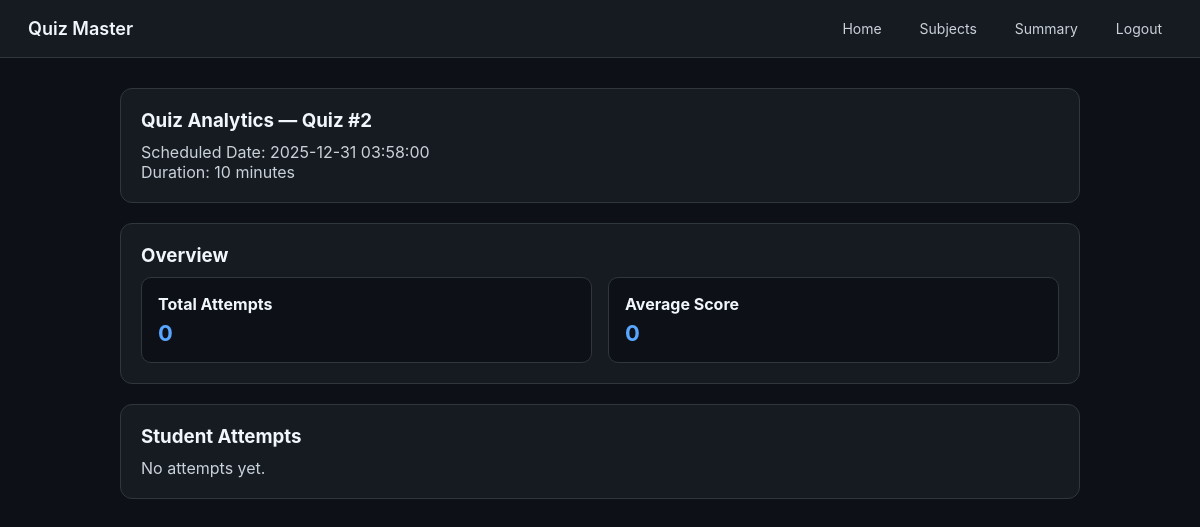
The page /teacher/quizzes/2/analytics (signed in) on the database its author committed.
### controller/models.py (models this page shows)
class Quiz(db.Model):
    __tablename__ = "quiz"
    quiz_id = db.Column(db.Integer, primary_key=True)
    chapter_id = db.Column(
        db.Integer,
        db.ForeignKey("chapter.chapter_id"),
        nullable=False
    )
    scheduled_date = db.Column(db.DateTime, nullable=False)
    duration = db.Column(db.Integer, nullable=False)  # minutes
    status = db.Column(db.String(20), default="active")
    questions = db.relationship(
        "Question",
        backref="quiz",
        cascade="all, delete-orphan"
    )
    attempts = db.relationship(
        "QuizAttempt",
        backref="quiz",
        cascade="all, delete-orphan"
    )

### main.py (the view)
@app.route("/teacher/quizzes/<int:quiz_id>/analytics")
@login_required
@role_required("teacher")
def quiz_analytics(quiz_id):
    quiz = Quiz.query.get_or_404(quiz_id)
    attempts = (
        QuizAttempt.query
        .filter_by(quiz_id=quiz_id, submitted=True)
        .all()
    )
    total = len(attempts)
    average = round(
        sum(a.score for a in attempts) / total, 2
    ) if total > 0 else 0
    return render_template(
        "teacher/quiz_analytics.html",
        quiz=quiz,
        attempts=attempts,
        total_attempts=total,
        average_score=average
    )

### main.py (called while the page is built)
def login_required(f):
    @wraps(f)
    def wrapper(*args, **kwargs):
        if "user_id" not in session:
            flash("Please login first")
            return redirect(url_for("login"))
        return f(*args, **kwargs)
    return wrapper

def role_required(required_role):
    def decorator(f):
        @wraps(f)
        def wrapper(*args, **kwargs):
            if session.get("role") != required_role:
                flash("Unauthorized access")
                return redirect(url_for("login"))
            return f(*args, **kwargs)
        return wrapper
    return decorator

### templates/TEACHER/quiz_analytics.html (shortened to what this page needs)
<!DOCTYPE html>
<html lang="en">
<head>
</head>
<body>
<nav class="navbar">
    <div class="brand">Quiz Master</div>
    <div class="nav-links">
        <a class="nav-link" href="{{ url_for('teacher_dashboard') }}">Home</a>
        <a class="nav-link" href="{{ url_for('teacher_subjects') }}">Subjects</a>
        <a class="nav-link" href="{{ url_for('teacher_results') }}">Summary</a>
        <a class="nav-link" href="{{ url_for('logout') }}">Logout</a>
    </div>
</nav>
<div class="container">
    <div class="card">
        <h3>Quiz Analytics — Quiz #{{ quiz.quiz_id }}</h3>
        <p>
            Scheduled Date: {{ quiz.scheduled_date }} <br>
            Duration: {{ quiz.duration }} minutes
        </p>
    </div>
    <div class="card">
        <h3>Overview</h3>
        <div class="stats">
            <div class="stat-box">
                <h4>Total Attempts</h4>
                <p>{{ total_attempts }}</p>
            </div>
            <div class="stat-box">
                <h4>Average Score</h4>
                <p>{{ average_score }}</p>
            </div>
        </div>
    </div>
    <div class="card">
        <h3>Student Attempts</h3>
        {% if attempts %}
        <table>
            <thead>
                <tr>
                    <th>Attempt ID</th>
                    <th>User ID</th>
                    <th>Score</th>
                    <th>Submitted At</th>
                    <th>Action</th>
                </tr>
            </thead>
            <tbody>
                {% for a in attempts %}
                <tr>
                    <td>{{ a.attempt_id }}</td>
                    <td>{{ a.user_id }}</td>
                    <td>{{ a.score }}</td>
                    <td>{{ a.submitted_at }}</td>
                    <td>
                        <a class="view-link"
                           href="{{ url_for('teacher_result_detail', attempt_id=a.attempt_id) }}">
                           View
                        </a>
                    </td>
                </tr>
                {% endfor %}
            </tbody>
        </table>
        {% else %}
            <p>No attempts yet.</p>
        {% endif %}
    </div>
</div>
</body>
</html>

### templates/TEACHER/quiz_analytics.html (style rules this page uses)
:root { --bg:#0d1117; --panel:#161b22; --border:#30363d; --text:#c9d1d9; --white:#f0f6fc; --accent:#58a6ff; }
* { margin:0; padding:0; box-sizing:border-box; font-family:-apple-system,BlinkMacSystemFont,"Segoe UI",Arial; }
body { background:var(--bg); color:var(--text); min-height:100vh; }
.navbar { display:flex; justify-content:space-between; align-items:center; padding:14px 28px; background:var(--panel); border-bottom:1px solid var(--border); }
.brand { font-size:18px; font-weight:600; color:var(--white); }
.nav-links { display:flex; gap:18px; }
.nav-link { color:var(--text); text-decoration:none; font-size:14px; padding:6px 10px; border-radius:6px; }
.container { max-width:1000px; margin:30px auto; padding:0 20px; }
.card { background:var(--panel); border:1px solid var(--border); border-radius:12px; padding:20px; margin-bottom:20px; }
.card h3 { color:var(--white); margin-bottom:10px; }
.stats { display:grid; grid-template-columns:repeat(auto-fit,minmax(220px,1fr)); gap:16px; }
.stat-box { background:#0d1117; border:1px solid var(--border); border-radius:10px; padding:16px; }
.stat-box h4 { color:var(--white); margin-bottom:6px; }
.stat-box p { font-size:22px; font-weight:700; color:var(--accent); }

### rows shown on the page
Quiz: quiz_id "2", scheduled_date "2025-12-31 03:58:00", duration "10"

### other values the page prints
{{ total_attempts }} "0"
{{ average_score }} "0"
